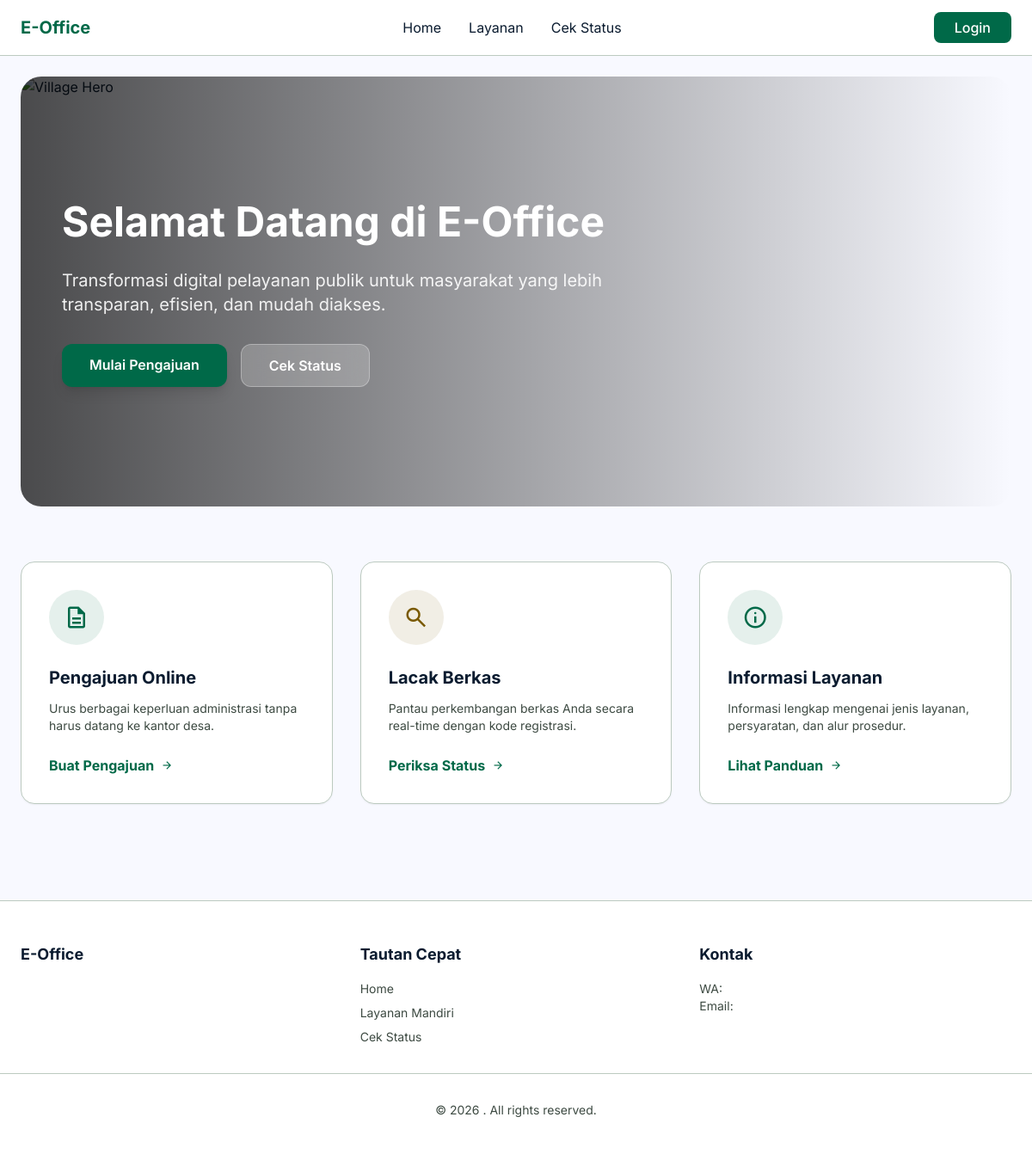
Before: / with the older database file.
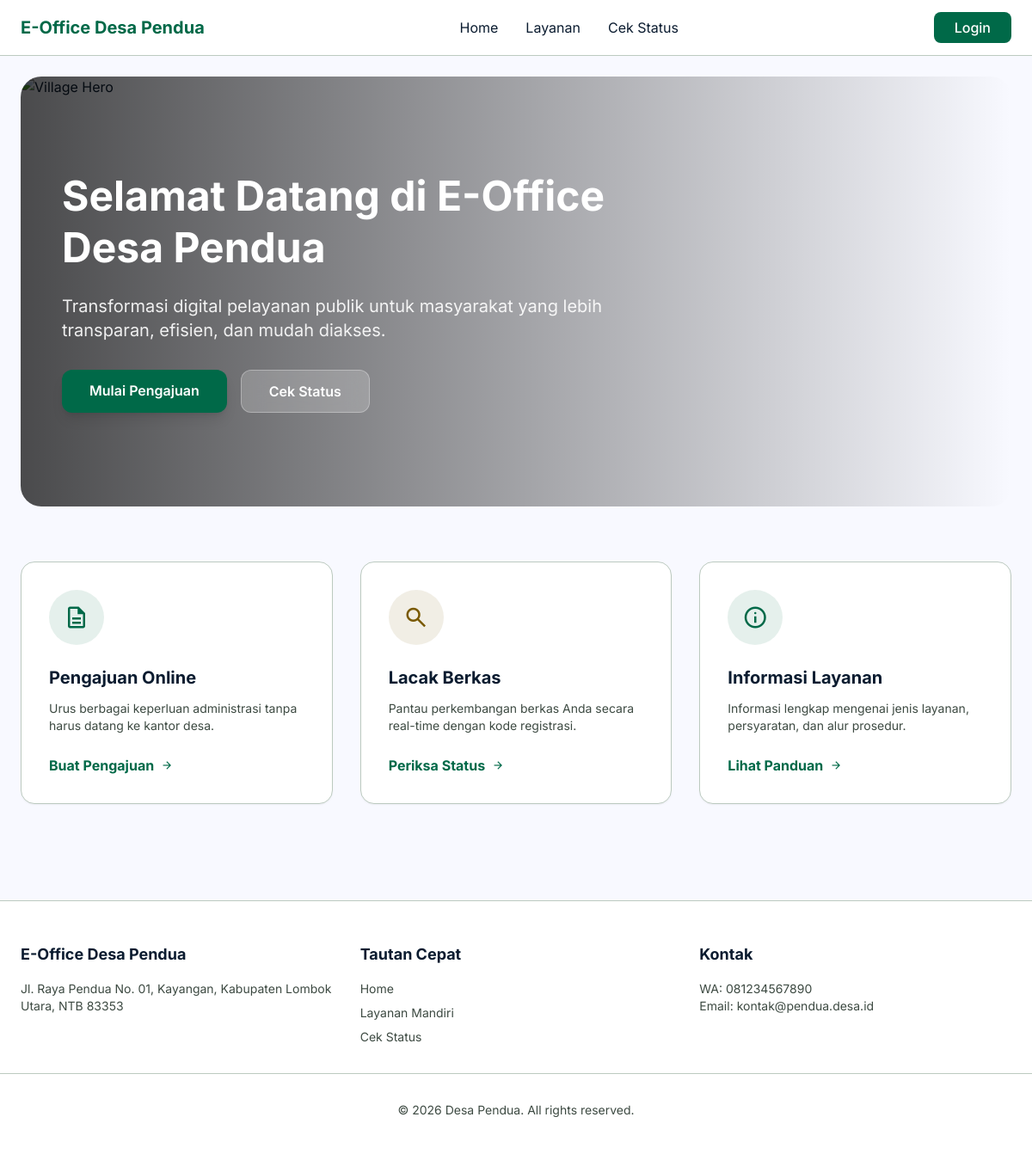
After: the same page with the newer database file.
### tables this page shows
CREATE TABLE profil_desa (
    id INT PRIMARY KEY DEFAULT 1,
    nama VARCHAR(100) NOT NULL,
    alamat TEXT,
    telepon VARCHAR(20),
    email VARCHAR(100),
    logo VARCHAR(255),
    nama_kades VARCHAR(100),
    nip_kades VARCHAR(50)
);

### includes/functions.php (called while the page is built, shortened)
<?php
require_once __DIR__ . '/../config/database.php';
function base_url($path = '') {
    $protocol = isset($_SERVER['HTTPS']) && $_SERVER['HTTPS'] === 'on' ? "https" : "http";
    $host = $_SERVER['HTTP_HOST'];
    $base = $protocol . "://" . $host . "/";
    return $base . ltrim($path, '/');
}
function is_logged_in() {
    return isset($_SESSION['user_id']);
}
function get_village_profile() {
    global $pdo;
    $stmt = $pdo->query("SELECT * FROM profil_desa LIMIT 1");
    return $stmt->fetch();
}
?>

### index.php (the view, shortened to what this page needs)
<?php
require_once __DIR__ . '/includes/header.php';
?>
<section class="relative h-[500px] flex items-center overflow-hidden rounded-3xl mx-6 mt-6">
    <div class="absolute inset-0 z-0">
        <img class="w-full h-full object-cover" src="https://imgs.search.brave.com/j_UJV7F0AZSctFi4H3Uer44_uU-pFWH7L8eitvNu0NU/rs:fit:860:0:0:0/g:ce/aHR0cHM6Ly9iYW5r/dGFuYWguaWQvd3At/Y29udGVudC91cGxv/YWRzLzIwMjQvMDQv/bG9tYm9rdXRhcmEt/U3Vycm91bmRpbmct/SG90ZWwtRGV2ZWxv/cG1lbnQtMy02NDB4/NDI3LnBuZw" alt="Village Hero"/>
        <div class="absolute inset-0 bg-gradient-to-r from-black/70 to-transparent"></div>
    </div>
    <div class="relative z-10 px-12 w-full">
        <div class="max-w-2xl text-white">
            <h1 class="text-5xl font-bold mb-6 leading-tight">Selamat Datang di E-Office <?= $village['nama'] ?></h1>
            <p class="text-xl mb-8 opacity-90">Transformasi digital pelayanan publik untuk masyarakat yang lebih transparan, efisien, dan mudah diakses.</p>
            <div class="flex gap-4">
                <a href="warga/pengajuan.php" class="bg-primary text-white px-8 py-3 rounded-xl font-semibold hover:bg-primary-container transition-all shadow-lg">
                    Mulai Pengajuan
                </a>
                <a href="warga/status.php" class="bg-white/20 backdrop-blur-md border border-white/30 text-white px-8 py-3 rounded-xl font-semibold hover:bg-white/30 transition-all">
                    Cek Status
                </a>
            </div>
        </div>
    </div>
</section>
<section class="py-16 max-w-7xl mx-auto px-6">
    <div class="grid grid-cols-1 md:grid-cols-3 gap-8">
        <div class="bg-white p-8 rounded-2xl shadow-sm border border-outline-variant hover:shadow-md transition-all">
            <div class="w-16 h-16 bg-primary/10 rounded-full flex items-center justify-center mb-6 text-primary">
                <span class="material-symbols-outlined text-3xl">description</span>
            </div>
            <h3 class="text-xl font-bold mb-3">Pengajuan Online</h3>
            <p class="text-on-surface-variant mb-6 text-sm">Urus berbagai keperluan administrasi tanpa harus datang ke kantor desa.</p>
            <a href="warga/pengajuan.php" class="text-primary font-bold inline-flex items-center gap-2 hover:underline">
                Buat Pengajuan <span class="material-symbols-outlined text-sm">arrow_forward</span>
            </a>
        </div>
        <div class="bg-white p-8 rounded-2xl shadow-sm border border-outline-variant hover:shadow-md transition-all">
            <div class="w-16 h-16 bg-secondary/10 rounded-full flex items-center justify-center mb-6 text-secondary">
                <span class="material-symbols-outlined text-3xl">search</span>
            </div>
            <h3 class="text-xl font-bold mb-3">Lacak Berkas</h3>
            <p class="text-on-surface-variant mb-6 text-sm">Pantau perkembangan berkas Anda secara real-time dengan kode registrasi.</p>
            <a href="warga/status.php" class="text-primary font-bold inline-flex items-center gap-2 hover:underline">
                Periksa Status <span class="material-symbols-outlined text-sm">arrow_forward</span>
            </a>
        </div>
        <div class="bg-white p-8 rounded-2xl shadow-sm border border-outline-variant hover:shadow-md transition-all">
            <div class="w-16 h-16 bg-primary/10 rounded-full flex items-center justify-center mb-6 text-primary">
                <span class="material-symbols-outlined text-3xl">info</span>
            </div>
            <h3 class="text-xl font-bold mb-3">Informasi Layanan</h3>
            <p class="text-on-surface-variant mb-6 text-sm">Informasi lengkap mengenai jenis layanan, persyaratan, dan alur prosedur.</p>
            <a href="#" class="text-primary font-bold inline-flex items-center gap-2 hover:underline">
                Lihat Panduan <span class="material-symbols-outlined text-sm">arrow_forward</span>
            </a>
        </div>
    </div>
</section>
<?php require_once __DIR__ . '/includes/footer.php'; ?>

### includes/header.php (shortened to what this page needs)
<?php
require_once __DIR__ . '/functions.php';
$village = get_village_profile();
?>
<!DOCTYPE html>
<html lang="id">
<head>
    <script src="https://cdn.tailwindcss.com?plugins=forms,container-queries"></script>
</head>
<body class="bg-background text-on-surface">
<?php if (is_logged_in()): ?>
<?php else: ?>
    <header class="w-full top-0 sticky z-50 bg-white border-b border-outline-variant">
        <div class="flex justify-between items-center h-16 px-6 max-w-7xl mx-auto">
            <div class="font-bold text-primary text-xl">
                E-Office <?= $village['nama'] ?>
            </div>
            <nav class="hidden md:flex items-center gap-8">
                <a class="hover:text-primary transition-colors" href="<?= base_url() ?>">Home</a>
                <a class="hover:text-primary transition-colors" href="<?= base_url('warga/pengajuan.php') ?>">Layanan</a>
                <a class="hover:text-primary transition-colors" href="<?= base_url('warga/status.php') ?>">Cek Status</a>
            </nav>
            <div>
                <a href="<?= base_url('login.php') ?>" class="bg-primary text-white px-6 py-2 rounded-lg font-medium hover:bg-primary-container transition-all">
                    Login
                </a>
            </div>
        </div>
    </header>
<?php endif; ?>

### includes/footer.php
<?php if (is_logged_in()): ?>
    </div>
    <footer class="mt-auto border-t border-outline-variant bg-white py-6 px-6">
        <div class="flex justify-between items-center text-sm text-on-surface-variant">
            <p>&copy; <?= date('Y') ?> <?= get_village_profile()['nama'] ?>. All rights reserved.</p>
            <p>E-Office Desa Pendua v1.0</p>
        </div>
    </footer>
</main>
<?php else: ?>
    <footer class="bg-white border-t border-outline-variant py-12 mt-12">
        <div class="max-w-7xl mx-auto px-6 grid grid-cols-1 md:grid-cols-3 gap-8">
            <div>
                <h4 class="font-bold text-lg mb-4">E-Office <?= get_village_profile()['nama'] ?></h4>
                <p class="text-on-surface-variant text-sm"><?= get_village_profile()['alamat'] ?></p>
            </div>
            <div>
                <h4 class="font-bold text-lg mb-4">Tautan Cepat</h4>
                <ul class="text-sm text-on-surface-variant space-y-2">
                    <li><a href="<?= base_url() ?>" class="hover:text-primary">Home</a></li>
                    <li><a href="<?= base_url('warga/pengajuan.php') ?>" class="hover:text-primary">Layanan Mandiri</a></li>
                    <li><a href="<?= base_url('warga/status.php') ?>" class="hover:text-primary">Cek Status</a></li>
                </ul>
            </div>
            <div>
                <h4 class="font-bold text-lg mb-4">Kontak</h4>
                <p class="text-sm text-on-surface-variant">WA: <?= get_village_profile()['telepon'] ?></p>
                <p class="text-sm text-on-surface-variant">Email: <?= get_village_profile()['email'] ?></p>
            </div>
        </div>
        <div class="max-w-7xl mx-auto px-6 mt-8 pt-8 border-t border-outline-variant text-center text-sm text-on-surface-variant">
            <p>&copy; <?= date('Y') ?> <?= get_village_profile()['nama'] ?>. All rights reserved.</p>
        </div>
    </footer>
<?php endif; ?>
</body>
</html>

### includes/header.php (style rules this page uses)
body { font-family: 'Inter', sans-serif; }
.material-symbols-outlined { font-variation-settings: 'FILL' 0, 'wght' 400, 'GRAD' 0, 'opsz' 24; }

Changed rows visible on the page:
added profil_desa: nama "Desa Pendua", alamat "Jl. Raya Pendua No. 01, Kayangan, Kabupaten Lombok Utara, NTB 83353", telepon "081234567890", email "kontak@pendua.desa.id"
